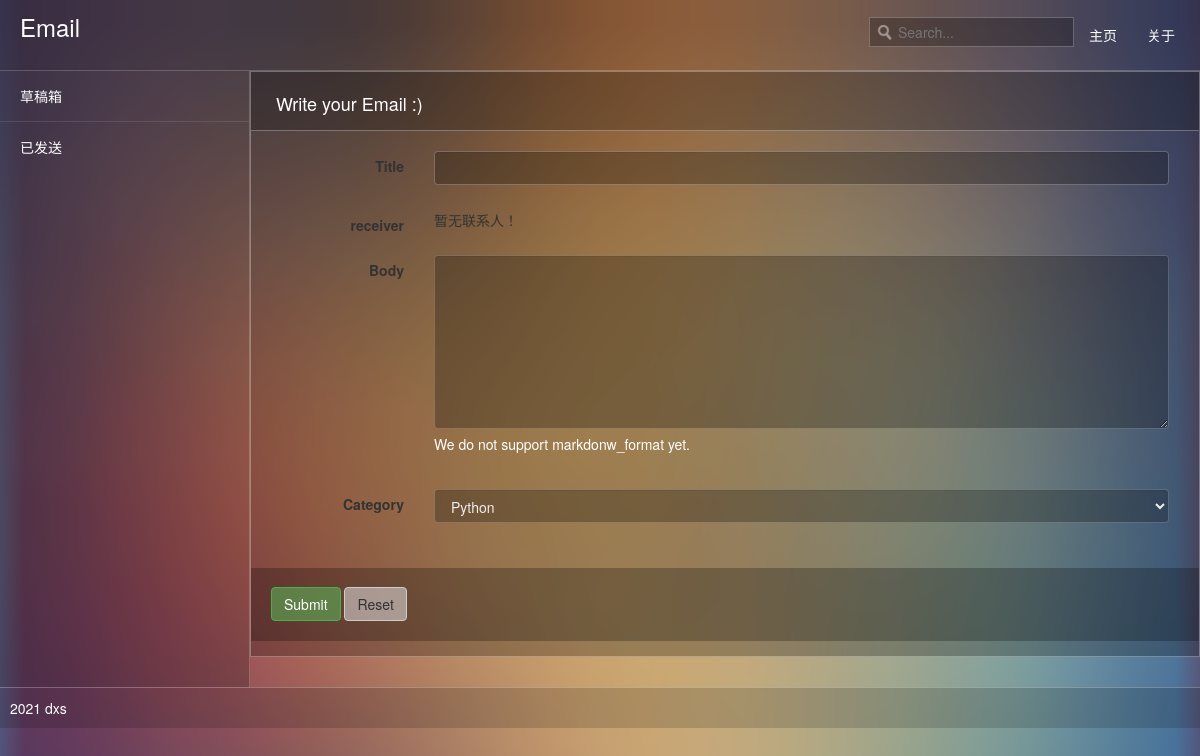
Before: / with the older database file.
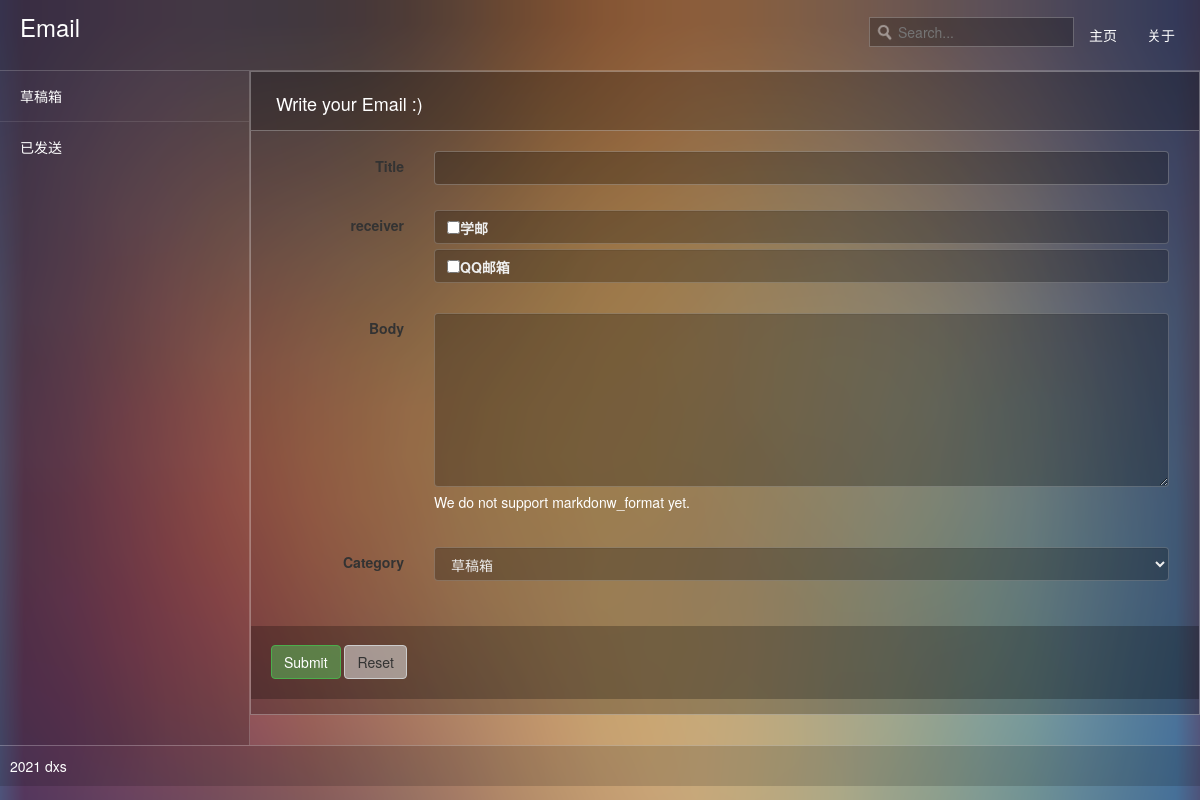
After: the same page with the newer database file.
### blog/models.py (models this page shows, shortened)
class Friends(models.Model):
    name = models.CharField(max_length=100)
    email= models.CharField(max_length=100)

### blog/views.py (the view, shortened to what this page needs)
# urls.py: path('', views.mail, name='mail'),
def mail(request):
    category_list = Category.objects.all()
    receiver_list = Friends.objects.all()
    return render(request,'blog/blog.html',context={'category_list':category_list,'receiver_list':receiver_list
    })

### templates/blog/blog.html (shortened to what this page needs)
{% extends 'base.html' %}
{% block main %}
<div class="row">
    <div class="col-lg-12">
      <div class="widget">
        <div class="widget-header">
          <h3>Write your Email :)</h3>
        </div>
        <div class="widget-content">
          <form data-validate="parsley" novalidate method="post" class="form-horizontal" action="/mail/">
            <fieldset>
              <div class="control-group">
              <div class="col-md-2">
                <label class="control-label" for="title">Title</label>
                </div>
                <div class="col-md-10">
                <div class="form-group">
                  <input type="text" required class="form-control parsley-validated" name="title" id="title">
                </div>
                </div>
              </div>
              <div class="control-group">
                <div class="col-md-2">
                  <label class="control-label" for="title">receiver</label>
                  </div>
                  <div class="col-md-10">
                  <div class="form-group">
                    {%for receiver in receiver_list %}
                      <label required class="form-control parsley-validated" >
                      <input value="{{receiver.email}}" type="checkbox" name="receiver">{{receiver.name}} </label>
                    {%empty%}
                    暂无联系人！
                    {%endfor%}
                  </div>
                  </div>
                </div>
              <div class="control-group">
              <div class="col-md-2">
                <label class="control-label" for="description">Body</label>
                </div>
                <div class="col-md-10">
                <div class="form-group">
                  <textarea class="form-control" name="body" rows="8" id="description"></textarea>
                  <span class="help-block">We do not support markdonw_format yet.</span>
                  </div>
                  </div>
              </div>
                <div class="control-group">
                  <div class="col-md-2">
                    <label class="control-label" for="title">Category</label>
                    </div>
                    <div class="col-md-10">
                    <div class="form-group">
                      <select name="category" required class="form-control parsley-validated">
                        {%for category in category_list %}
                        <option value="{{category.name}}">{{category.name}}</option>
                        {%empty%}
                        暂无分类！
                        {%endfor%}
                      </select>
                    </div>
                    </div>
                  </div>
            </fieldset>
            <div class="form-actions">
              <button class="btn btn-success" type="submit">Submit</button>
              <button class="btn btn-default" type="reset">Reset</button>
            </div>
          </form>
        </div>
      </div>
    </div>
  </div>
{% endblock main %}

### templates/base.html (shortened to what this page needs)
{% load static %}
<!DOCTYPE html>
<html>
<head>
<link href="{% static 'blog/css/bootstrap.css' %}" rel="stylesheet" media="screen">
<link href="{% static 'blog/css/thin-admin.css' %}" rel="stylesheet" media="screen">
<link href="{% static 'blog/css/font-awesome.css' %}" rel="stylesheet" media="screen">
<link href="{% static 'blog/style/style.css' %}" rel="stylesheet">
<link href="{% static 'blog/style/dashboard.css' %}" rel="stylesheet">
<link href="{% static 'blog/assets/jquery-easy-pie-chart/jquery.easy-pie-chart.css' %}" rel="stylesheet" type="text/css" media="screen"/>
</head>
<body >
<div class="container">
  <div class="top-navbar header b-b"> <a data-original-title="Toggle navigation" class="toggle-side-nav pull-left" href="#"> </a>
    <div class="brand pull-left"> <a href="{% url 'blog:mail' %}">Email</a></div>
    <ul class="nav navbar-nav navbar-right">
      <form class="pull-left" action="{% url 'blog:drafts' %}" method="post">
      <input type="search" placeholder="Search..." class="search" id="search-input" name="search">
    </form>
      <li><a href="https://github.com/GOODChives">主页</a></li>
      <li><a href="https://github.com/GOODChives/blog_based_smtp">关于</a></li>
  </div>
</div>
<div class="wrapper">
  <div class="left-nav">
    <div id="side-nav">
      <ul id="nav">
        <li><a href="{% url 'blog:drafts' %}">草稿箱</a></li>
        <li><a href="{% url 'blog:sent' %}">已发送</a></li>
      </ul>
    </div>
  </div>
  {% block main %}
  {% endblock main %}
</div>
<div class="bottom-nav footer"> 2021 dxs </div>
</body>
</html>

### blog/static/blog/css/thin-admin.css (style rules this page uses)
body { background-color: #54364a; background-size: cover; background-image:url(../images/a.jpg); }
.header { background-color: rgba(0, 0, 0, 0.25); padding: 10px; color: #fff; }
.footer { background-color: rgba(0, 0, 0, 0.15); padding: 10px; color: #fff; }
.left-nav { background-color: rgba(0, 0, 0, 0.20); color: #FFF; display: table-cell; float: none!important; vertical-align:top; }
.wrapper { display: table; width: 100%; }
.b-b { border-bottom: 1px solid rgba(255, 255, 255, 0.2); }
.bottom-nav { width: 100%; border-top: 1px solid rgba(255,255,255, 0.25); }
.brand { font-size: 24px; padding: 0px 10px; width: 16%; display: table; }
.brand a { font-size: 24px; color: #fff; text-decoration: none; }
.container { max-width: none !important; padding: 0; }
#side-nav * { overflow-x: hidden; overflow-y: visible; text-overflow: ellipsis; white-space: nowrap; }
#side-nav ul#nav { list-style: none outside none; margin: 0; padding: 0; }
#side-nav ul#nav li { border-bottom: 1px solid rgba(255,255,255, 0.1); display: block; margin: 0; padding: 0; }
#side-nav ul#nav li:last-child, #side-nav ul#nav li.open, #side-nav ul#nav li.open-default, #side-nav ul#nav li.open-fixed { border-bottom: 0 none; }
#side-nav ul#nav li a { border: 0 none; color: #fff; display: block; font-size: 14px; font-weight: 200; margin: 0; padding: 15px 15px 15px 20px; position: relative; text-decoration: none; text-transform: uppercase; }
@media (min-width:320px) { .top-navbar { float: left; width: 100%; } }
@media (min-width:320px) { .left-nav { float: none!important; width: 150px; vertical-align:top; } }
@media (min-width:320px) { .search { display: none!important; } }
@media (min-width:481px) { .top-navbar { float: left; width: 100%; } }
@media (min-width:481px) { .left-nav { float: none!important; width: 150px; vertical-align:top; } }
@media (min-width:481px) { .search { display: none!important; } }
@media (min-width:641px) { .top-navbar { float: left; width: 100%; } }
@media (min-width:641px) { .left-nav { float: none!important; width: 150px; border-right: 1px solid rgba(255,255,255, 0.2); vertical-align:top; } }
@media (min-width:641px) { .search { display: block!important; } }
@media (min-width:961px) { .top-navbar { float: left; width: 100%; } }
@media (min-width:961px) { .left-nav { float: none!important; width: 250px; vertical-align:top; } }
@media (min-width:1025px) { .top-navbar { float: left; width: 100%; } }
@media (min-width:1025px) { .left-nav { float: none!important; width: 250px; vertical-align:top; } }
.form-actions { background-color: rgba(51, 51, 51, 0.25); margin-top: 20px; padding: 19px 20px 20px; }
input[type="search"], input.search { background: url(../images/search.png) no-repeat scroll 5px 5px rgba(0, 0, 0, 0.15); padding-left: 26px; }
.form-actions { background-color: rgba(0, 0, 0, 0.25); clear: both; margin-left: -15px; margin-right: -15px; }
textarea, input[type="text"], input[type="password"], input[type="datetime"], input[type="datetime-local"], input[type="date"], input[type="month"], input[type="time"], input[type="week"], input[type="number"], input[type="email"], input[type="url"], input[type="search"], input[type="tel"], input[type="color"], .uneditable-input { background-color: rgba(0, 0, 0, 0.25); border: 1px solid rgba(255, 255, 255, 0.25); color: #fff; min-height: 30px; padding-left: 6px; padding-right: 6px; transition: border 0.2s linear 0s, box-shadow 0.2s linear 0s; }
#search-input { padding-left: 28px; }
.search { background-color: rgba(0, 0, 0, 0.25); display: block; border: 1px solid rgba(255, 255, 255, 0.25); color: #fff; min-height: 30px; padding-left: 6px; padding-right: 6px; margin-top: 7px; }

Changed rows visible on the page:
added Friends: name "学邮"
added Friends: name "QQ邮箱"
Other visible differences:
form field category: "Python" → "草稿箱"
text no longer shown: "暂无联系人！"
